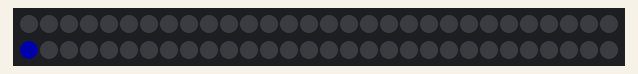
Simulated run of this sketch. Board: Arduino Uno, built with avr-gcc and run on an emulated ATmega328P. Shown: 60 RGB LEDs in strip order, left to right, continuing on the next row. Dim RGB values are drawn brighter than linear.

Above: at 0.15 s.
At 4.97 s:
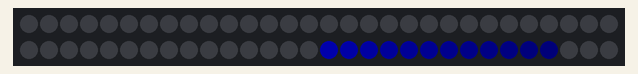
At 9.2 s:
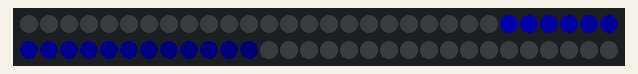
At 19.45 s:
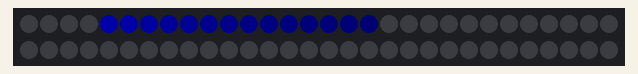
At 29.1 s:
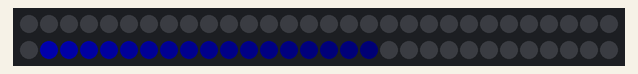
At 39.35 s:
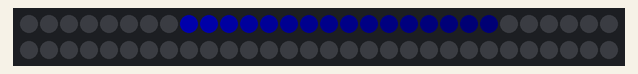

The sketch:

FastLED_BounceMove.ino
```cpp
#include <FastLED.h>

#define NUM_LEDS  60
#define LED_PIN   3

CRGB leds[NUM_LEDS];

void setup() {
  FastLED.addLeds<WS2812B, LED_PIN, GRB>(leds, NUM_LEDS);
  FastLED.setBrightness(50);
}

void loop() {

  uint16_t sinBeat = beatsin16(30, 0, NUM_LEDS - 1, 0, 0);

  leds[sinBeat] = CRGB(0,0,255);

  fadeToBlackBy(leds, NUM_LEDS, 10);

  EVERY_N_MILLISECONDS(10){
  }

  FastLED.show();
}
```
